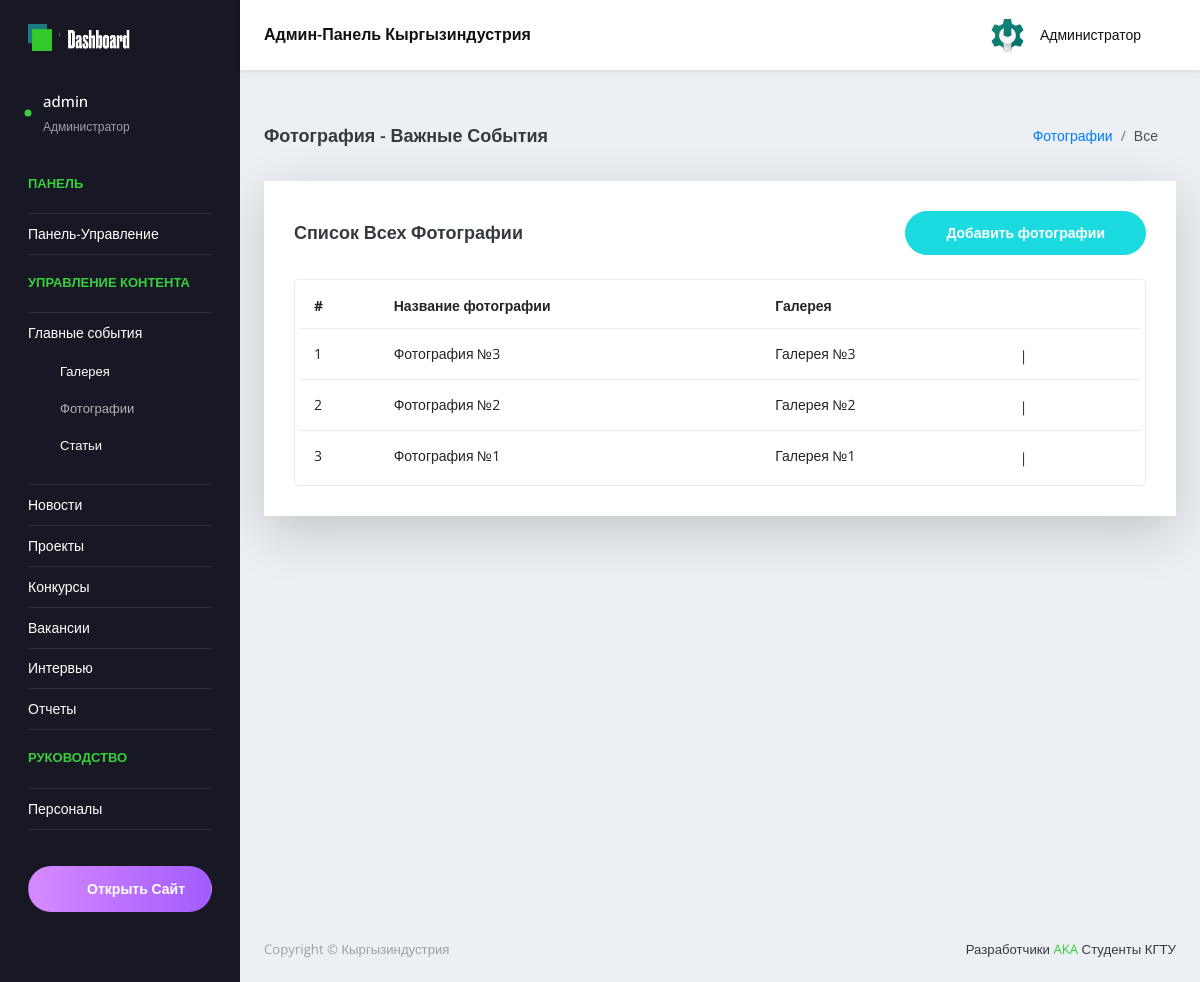
The page /ru/admin-panel/image/hotnews/ (signed in) on the database its author committed.
### main/models.py (models this page shows, shortened)
class HotNewsPhoto(models.Model):
    caption = models.CharField(verbose_name='Название фотографии', max_length=70)
    url = models.ImageField(
        verbose_name='Путь картинки',
        upload_to=get_file_path,
        validators=[validate_image_file_extension]
        )
    gallery = models.ForeignKey(HotNewsGallery, on_delete=models.RESTRICT, verbose_name='Галерея')
    path_url = "static/client/img/hot_news/"
    class Meta:
        ordering = ['-id']

class HotNewsGallery(models.Model):
    name = models.CharField(max_length=50, verbose_name='Название галереи', unique=True,error_messages={'unique':"Галерея с таким названием уже существует!"})
    def __str__(self) -> str:
        return self.name
    class Meta:
        ordering = ['-id']

### main/views.py (the view)
# urls.py: path('admin-panel/image/hotnews/', views.HotNewsImageListView.as_view(), name='hotnewsimage_all'),
class HotNewsImageListView(LoginRequiredMixin, HotNewsImageView, ListView):
    template_name = 'admin/pages/hotnews-image/image_list.html'
    paginate_by = 10

### main/templates/admin/pages/hotnews-image/image_list.html (shortened to what this page needs)
{% extends 'admin/admin_base.html' %}
{% load static %}
  {% block content %}
      <div class="content-wrapper">
            <div class="page-header">
              <h3 class="page-title">Фотография - Важные События</h3>
              <nav aria-label="breadcrumb">
                <ol class="breadcrumb">
                  <li class="breadcrumb-item"><a href="{% url 'hotnewsimage_all' %}">Фотографии</a></li>
                  <li class="breadcrumb-item active" aria-current="page">Все</li>
                </ol>
              </nav>
            </div>
            <div class="row">
              <div class="col-lg-12 grid-margin stretch-card">
                <div class="card shadow-lg">
                  <div class="card-body">
                    <div class="d-sm-flex align-items-center mb-4">
                      <h4 class="card-title mb-sm-0">Список всех фотографии</h4>
                      <a href="{% url 'hotnewsimage_create' %}" class="btn btn-primary btn-rounded my-1 my-sm-0 ml-auto">
                        Добавить фотографии
                      </a>
                    </div>
                    <div class="table-responsive border rounded p-1">
                      <table class="table table-hover">
                        {% if hotnewsphoto_list %}
                        <thead>
                          <tr>
                            <th class="font-weight-bold">#</th>
                            <th class="font-weight-bold">Название фотографии</th>
                            <th class="font-weight-bold">Галерея</th>
                          </tr>
                        </thead>
                        <tbody>
                          {% for image in hotnewsphoto_list %}
                          <tr>
                            <td>{{forloop.counter}}</td>
                            <td class="td-title">{{image.caption }}</td>
                            <td>{{image.gallery }}</td>
                            <td class="edit-delete-icons">
                              <a href="{% url 'hotnewsimage_update' image.id %}" title="Изменить"><i class="icon-pencil"></i></a> |
                              <a href="{% url 'hotnewsimage_delete' image.id %}" class="text-danger" title="Удалить"><i class="icon-trash"></i></a>
                            </td>
                          </tr>
                          {% endfor %}
                        </tbody>
                        {% endif %}
                      </table>
                    </div>
                  </div>
                </div>
              </div>
            </div>
      </div>
{% endblock content %}

### main/templates/admin/blocks/side-bar.html (shortened to what this page needs)
{% load static %}
  <nav class="sidebar sidebar-offcanvas" id="sidebar">
      <ul class="nav">
        <li class="nav-item nav-profile user-select-none">
          <a class="nav-link">
            <div class="profile-image">
              <div class="dot-indicator bg-success"></div>
            </div>
            <div class="text-wrapper">
              <p class="profile-name">{{ user }}</p>
              <p class="designation">Администратор</p>
            </div>
            <div class="icon-container">
              <i class="icon-support"></i>
            </div>
          </a>
        </li>
        <li class="nav-item nav-category">
          <span class="nav-link">Панель</span>
        </li>
        <li class="nav-item" id="main-panel">
          <a class="nav-link" href="{% url 'admin_panel' %}">
            <span class="menu-title">Панель-Управление</span>
            <i class="icon-screen-desktop menu-icon"></i>
          </a>
        </li>
        <li class="nav-item nav-category"><span class="nav-link">Управление контента</span></li>
        <li class="nav-item" id="hotnews-panel">
          <a class="nav-link" data-toggle="collapse" href="#hotnews" aria-expanded="{% if expand_hotnews %}true{% else %}false{% endif %}" aria-controls="hotnews">
            <span class="menu-title">Главные события</span>
            <i class="icon-fire menu-icon"></i>
          </a>
          <div class="collapse {% if expand_hotnews %}show{% endif %}" id="hotnews">
            <ul class="nav flex-column sub-menu">
              <li class="nav-item"> <a class="nav-link {% if active_hotnews_gallery %}active{% endif %}" href="{% url 'hotnewsgallery_all' %}">Галерея</a></li>
              <li class="nav-item"> <a class="nav-link {% if active_hotnews_image %}active{% endif %}" href="{% url 'hotnewsimage_all' %}">Фотографии</a></li>
              <li class="nav-item"> <a class="nav-link {% if active_hotnews %}active{% endif %}" href="{% url 'hotnews_all' %}">Статьи</a></li>
            </ul>
          </div>
        </li>
        <li class="nav-item" id="news-panel">
          <a class="nav-link" data-toggle="collapse" href="#news" aria-expanded="{% if expand_news %}true{% else %}false{% endif %}" aria-controls="news">
            <span class="menu-title">Новости</span>
            <i class="icon-book-open menu-icon"></i>
          </a>
        </li>
        <li class="nav-item" id="projects-panel">
          <a class="nav-link" data-toggle="collapse" href="#projects" aria-expanded="{% if expand_projects %}true{% else %}false{% endif %}" aria-controls="projects">
            <span class="menu-title">Проекты</span>
            <i class="icon-layers menu-icon"></i>
          </a>
        </li>
        <li class="nav-item" id="contests-panel">
          <a class="nav-link" data-toggle="collapse" href="#contests" aria-expanded="{% if expand_contests %}true{% else %}false{% endif %}" aria-controls="contests">
            <span class="menu-title">Конкурсы</span>
            <i class="icon-chart menu-icon"></i>
          </a>
        </li>
        <li class="nav-item" id="vacancies-panel">
          <a class="nav-link" data-toggle="collapse" href="#vacanciese" aria-expanded="{% if expand_vacancies %}true{% else %}false{% endif %}" aria-controls="vacanciese">
            <span class="menu-title">Вакансии</span>
            <i class="icon-grid menu-icon"></i>
          </a>
        </li>
        <li class="nav-item" id="interviews-panel">
          <a class="nav-link" data-toggle="collapse" href="#interviews" aria-expanded="{% if expand_interviews %}true{% else %}false{% endif %}" aria-controls="interviews">
            <span class="menu-title">Интервью</span>
            <i class="icon-link menu-icon"></i>
          </a>
        </li>
        <li class="nav-item" id="reports-panel">
          <a class="nav-link" data-toggle="collapse" href="#reports" aria-expanded="{% if expand_reports %}true{% else %}false{% endif %}" aria-controls="reports">
            <span class="menu-title">Отчеты</span>
            <i class="icon-pie-chart menu-icon"></i>
          </a>
        </li>
        <li class="nav-item nav-category"><span class="nav-link">Руководство</span></li>
        <li class="nav-item" id="management-panel">
          <a href="{% url 'management_all' %}" class="nav-link {% if active_management %}active{% endif %}">
            <span class="menu-title">Персоналы</span>
            <i class="icon-people menu-icon"></i>
          </a>
        </li>
        <li class="nav-item pro-upgrade">
          <span class="nav-link">
            <a class="btn btn-block px-0 btn-rounded btn-upgrade" href="{% url 'index' %} " target="_blank"> <i class="icon-badge mx-2"></i> Открыть Сайт</a>
          </span>
        </li>
      </ul>
    </nav>

### rows shown on the page
HotNewsPhoto: caption "Фотография №3", gallery "Галерея №3"
HotNewsPhoto: caption "Фотография №2", gallery "Галерея №2"
HotNewsPhoto: caption "Фотография №1", gallery "Галерея №1"

### other values the page prints
{{ user }} "admin"
